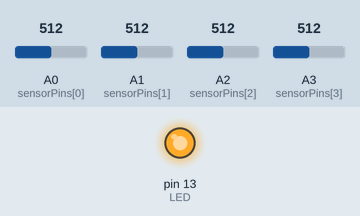
Simulated run of this sketch. Board: Arduino Uno, built with avr-gcc and run on an emulated ATmega328P. On the bench: output pins drawn as LEDs (lit = HIGH). The inputs (shaded band) are chosen by the test bench; at power-on: A0 (sensorPins[0]) = 512, A1 (sensorPins[1]) = 512, A2 (sensorPins[2]) = 512, A3 (sensorPins[3]) = 512.

Above: at 0.1 s.
Timing chart, 0 to 1.6 s (numbered marks = the images above):
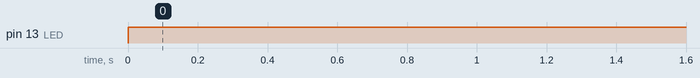

Measured:
- by itself, pin 13 (LED): LOW → HIGH at 0.00 s

The sketch:

ReadSensors.ino
```cpp
#define LED 13              // LED pin on Arduino Uno
const int n_sensors = 4;
int    sensorPins[n_sensors] = {A0, A1, A2, A3};
double sensorVals[n_sensors] = {0, 0, 0, 0};
int threshold = 15; // Sensors must cross this level to register a hit (user-defined)

void setup() {
  pinMode(LED, OUTPUT);
  Serial.begin(9600);
}

void loop() {
  // Check for sensor hits (threshold crossings)
  for (int i = 0; i < n_sensors; i++){
    // Read from sensor and (maybe) trigger a note
    sensorVals[i] = analogRead(sensorPins[i]);
    if (sensorVals[i] > threshold) {
      digitalWrite(LED, HIGH);
      delay(200);
    }
  } // End looping through checking each sensor
} // End main loop()
```
